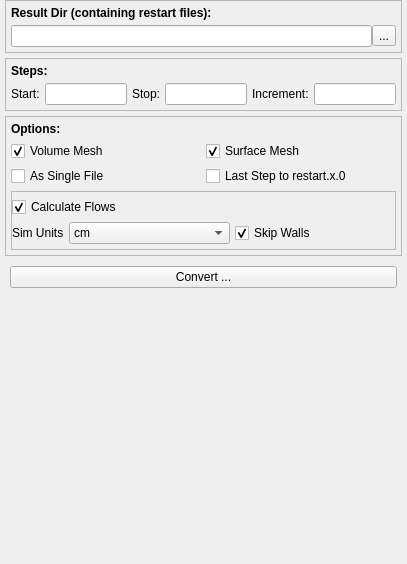
        <widget class="QWidget" name="page_6">
         <property name="geometry">
          <rect>
           <x>0</x>
           <y>0</y>
           <width>407</width>
           <height>564</height>
          </rect>
         </property>
         <attribute name="label">
          <string>Convert Results</string>
         </attribute>
         <layout class="QVBoxLayout" name="verticalLayout_13">
          <property name="spacing">
           <number>5</number>
          </property>
          <property name="leftMargin">
           <number>5</number>
          </property>
          <property name="topMargin">
           <number>0</number>
          </property>
          <property name="rightMargin">
           <number>5</number>
          </property>
          <property name="bottomMargin">
           <number>5</number>
          </property>
          <item>
           <widget class="QWidget" name="widget_11" native="true">
            <layout class="QVBoxLayout" name="verticalLayout_14">
             <property name="spacing">
              <number>5</number>
             </property>
             <property name="leftMargin">
              <number>0</number>
             </property>
             <property name="topMargin">
              <number>0</number>
             </property>
             <property name="rightMargin">
              <number>0</number>
             </property>
             <property name="bottomMargin">
              <number>0</number>
             </property>
             <item>
              <widget class="QFrame" name="frame_2">
               <property name="frameShape">
                <enum>QFrame::StyledPanel</enum>
               </property>
               <property name="frameShadow">
                <enum>QFrame::Raised</enum>
               </property>
               <layout class="QVBoxLayout" name="verticalLayout_16">
                <property name="spacing">
                 <number>5</number>
                </property>
                <property name="leftMargin">
                 <number>5</number>
                </property>
                <property name="topMargin">
                 <number>5</number>
                </property>
                <property name="rightMargin">
                 <number>5</number>
                </property>
                <property name="bottomMargin">
                 <number>5</number>
                </property>
                <item>
                 <widget class="QWidget" name="widget_17" native="true">
                  <layout class="QHBoxLayout" name="horizontalLayout">
                   <property name="spacing">
                    <number>0</number>
                   </property>
                   <property name="leftMargin">
                    <number>0</number>
                   </property>
                   <property name="topMargin">
                    <number>0</number>
                   </property>
                   <property name="rightMargin">
                    <number>0</number>
                   </property>
                   <property name="bottomMargin">
                    <number>0</number>
                   </property>
                   <item>
                    <widget class="QLabel" name="label_20">
                     <property name="font">
                      <font>
                       <weight>75</weight>
                       <bold>true</bold>
                      </font>
                     </property>
                     <property name="text">
                      <string>Result Dir (containing restart files):</string>
                     </property>
                    </widget>
                   </item>
                  </layout>
                 </widget>
                </item>
                <item>
                 <widget class="QWidget" name="widget" native="true">
                  <layout class="QGridLayout" name="gridLayout_5">
                   <property name="leftMargin">
                    <number>0</number>
                   </property>
                   <property name="topMargin">
                    <number>0</number>
                   </property>
                   <property name="rightMargin">
                    <number>0</number>
                   </property>
                   <property name="bottomMargin">
                    <number>0</number>
                   </property>
                   <property name="horizontalSpacing">
                    <number>0</number>
                   </property>
                   <property name="verticalSpacing">
                    <number>5</number>
                   </property>
                   <item row="0" column="1">
                    <widget class="QToolButton" name="toolButtonResultDir">
                     <property name="text">
                      <string>...</string>
                     </property>
                    </widget>
                   </item>
                   <item row="0" column="0">
                    <widget class="QLineEdit" name="lineEditResultDir">
                     <property name="toolTip">
                      <string>The directory which contains the restart files output from simulation</string>
                     </property>
                    </widget>
                   </item>
                  </layout>
                 </widget>
                </item>
               </layout>
              </widget>
             </item>
             <item>
              <widget class="QFrame" name="frame_13">
               <property name="frameShape">
                <enum>QFrame::StyledPanel</enum>
               </property>
               <property name="frameShadow">
                <enum>QFrame::Raised</enum>
               </property>
               <layout class="QVBoxLayout" name="verticalLayout_15">
                <property name="spacing">
                 <number>5</number>
                </property>
                <property name="leftMargin">
                 <number>5</number>
                </property>
                <property name="topMargin">
                 <number>5</number>
                </property>
                <property name="rightMargin">
                 <number>5</number>
                </property>
                <property name="bottomMargin">
                 <number>5</number>
                </property>
                <item>
                 <widget class="QLabel" name="label_13">
                  <property name="font">
                   <font>
                    <weight>75</weight>
                    <bold>true</bold>
                   </font>
                  </property>
                  <property name="text">
                   <string>Steps:</string>
                  </property>
                 </widget>
                </item>
                <item>
                 <widget class="QWidget" name="widget_14" native="true">
                  <layout class="QHBoxLayout" name="horizontalLayout_8">
                   <property name="spacing">
                    <number>5</number>
                   </property>
                   <property name="leftMargin">
                    <number>0</number>
                   </property>
                   <property name="topMargin">
                    <number>0</number>
                   </property>
                   <property name="rightMargin">
                    <number>0</number>
                   </property>
                   <property name="bottomMargin">
                    <number>0</number>
                   </property>
                   <item>
                    <widget class="QLabel" name="label_14">
                     <property name="text">
                      <string>Start:</string>
                     </property>
                    </widget>
                   </item>
                   <item>
                    <widget class="QLineEdit" name="lineEditStart"/>
                   </item>
                   <item>
                    <widget class="QLabel" name="label_15">
                     <property name="text">
                      <string>Stop:</string>
                     </property>
                    </widget>
                   </item>
                   <item>
                    <widget class="QLineEdit" name="lineEditStop"/>
                   </item>
                   <item>
                    <widget class="QLabel" name="label_16">
                     <property name="text">
                      <string>Increment:</string>
                     </property>
                    </widget>
                   </item>
                   <item>
                    <widget class="QLineEdit" name="lineEditIncrement"/>
                   </item>
                  </layout>
                 </widget>
                </item>
               </layout>
              </widget>
             </item>
             <item>
              <widget class="QFrame" name="frame_15">
               <property name="frameShape">
                <enum>QFrame::StyledPanel</enum>
               </property>
               <property name="frameShadow">
                <enum>QFrame::Raised</enum>
               </property>
               <layout class="QGridLayout" name="gridLayout_2">
                <property name="leftMargin">
                 <number>5</number>
                </property>
                <property name="topMargin">
                 <number>5</number>
                </property>
                <property name="rightMargin">
                 <number>5</number>
                </property>
                <property name="bottomMargin">
                 <number>5</number>
                </property>
                <property name="spacing">
                 <number>5</number>
                </property>
                <item row="2" column="1">
                 <widget class="QCheckBox" name="checkBoxToRestart">
                  <property name="text">
                   <string>Last Step to restart.x.0</string>
                  </property>
                 </widget>
                </item>
                <item row="2" column="0">
                 <widget class="QCheckBox" name="checkBoxSingleFile">
                  <property name="text">
                   <string>As Single File</string>
                  </property>
                 </widget>
                </item>
                <item row="0" column="0">
                 <widget class="QLabel" name="label_17">
                  <property name="font">
                   <font>
                    <weight>75</weight>
                    <bold>true</bold>
                   </font>
                  </property>
                  <property name="text">
                   <string>Options:</string>
                  </property>
                 </widget>
                </item>
                <item row="1" column="0">
                 <widget class="QCheckBox" name="checkBoxVolume">
                  <property name="text">
                   <string>Volume Mesh</string>
                  </property>
                  <property name="checked">
                   <bool>true</bool>
                  </property>
                 </widget>
                </item>
                <item row="1" column="1">
                 <widget class="QCheckBox" name="checkBoxSurface">
                  <property name="text">
                   <string>Surface Mesh</string>
                  </property>
                  <property name="checked">
                   <bool>true</bool>
                  </property>
                 </widget>
                </item>
                <item row="3" column="0" colspan="2">
                 <widget class="QFrame" name="frame_3">
                  <property name="frameShape">
                   <enum>QFrame::StyledPanel</enum>
                  </property>
                  <property name="frameShadow">
                   <enum>QFrame::Raised</enum>
                  </property>
                  <layout class="QVBoxLayout" name="verticalLayout_17">
                   <property name="spacing">
                    <number>5</number>
                   </property>
                   <property name="leftMargin">
                    <number>0</number>
                   </property>
                   <property name="topMargin">
                    <number>5</number>
                   </property>
                   <property name="rightMargin">
                    <number>0</number>
                   </property>
                   <property name="bottomMargin">
                    <number>5</number>
                   </property>
                   <item>
                    <widget class="QCheckBox" name="checkBoxCalculateFlows">
                     <property name="text">
                      <string>Calculate Flows</string>
                     </property>
                     <property name="checked">
                      <bool>true</bool>
                     </property>
                    </widget>
                   </item>
                   <item>
                    <widget class="QWidget" name="widgetCalculateFlows" native="true">
                     <layout class="QHBoxLayout" name="horizontalLayout_10">
                      <property name="spacing">
                       <number>5</number>
                      </property>
                      <property name="leftMargin">
                       <number>0</number>
                      </property>
                      <property name="topMargin">
                       <number>0</number>
                      </property>
                      <property name="rightMargin">
                       <number>0</number>
                      </property>
                      <property name="bottomMargin">
                       <number>0</number>
                      </property>
                      <item>
                       <widget class="QLabel" name="label_21">
                        <property name="sizePolicy">
                         <sizepolicy hsizetype="Fixed" vsizetype="Preferred">
                          <horstretch>0</horstretch>
                          <verstretch>0</verstretch>
                         </sizepolicy>
                        </property>
                        <property name="text">
                         <string>Sim Units</string>
                        </property>
                       </widget>
                      </item>
                      <item>
                       <widget class="QComboBox" name="comboBoxSimUnits">
                        <item>
                         <property name="text">
                          <string>cm</string>
                         </property>
                        </item>
                        <item>
                         <property name="text">
                          <string>mm</string>
                         </property>
                        </item>
                       </widget>
                      </item>
                      <item>
                       <widget class="QCheckBox" name="checkBoxSkipWalls">
                        <property name="text">
                         <string>Skip Walls</string>
                        </property>
                        <property name="checked">
                         <bool>true</bool>
                        </property>
                       </widget>
                      </item>
                     </layout>
                    </widget>
                   </item>
                  </layout>
                 </widget>
                </item>
               </layout>
              </widget>
             </item>
             <item>
              <widget class="QWidget" name="widget_13" native="true">
               <layout class="QHBoxLayout" name="horizontalLayout_9">
                <property name="spacing">
                 <number>5</number>
                </property>
                <property name="leftMargin">
                 <number>5</number>
                </property>
                <property name="topMargin">
                 <number>5</number>
                </property>
                <property name="rightMargin">
                 <number>5</number>
                </property>
                <property name="bottomMargin">
                 <number>5</number>
                </property>
                <item>
                 <widget class="QPushButton" name="btnExportResults">
                  <property name="text">
                   <string>Convert ...</string>
                  </property>
                 </widget>
                </item>
               </layout>
              </widget>
             </item>
             <item>
              <spacer name="verticalSpacer_3">
               <property name="orientation">
                <enum>Qt::Vertical</enum>
               </property>
               <property name="sizeHint" stdset="0">
                <size>
                 <width>20</width>
                 <height>40</height>
                </size>
               </property>
              </spacer>
             </item>
            </layout>
           </widget>
          </item>
         </layout>
        </widget>
